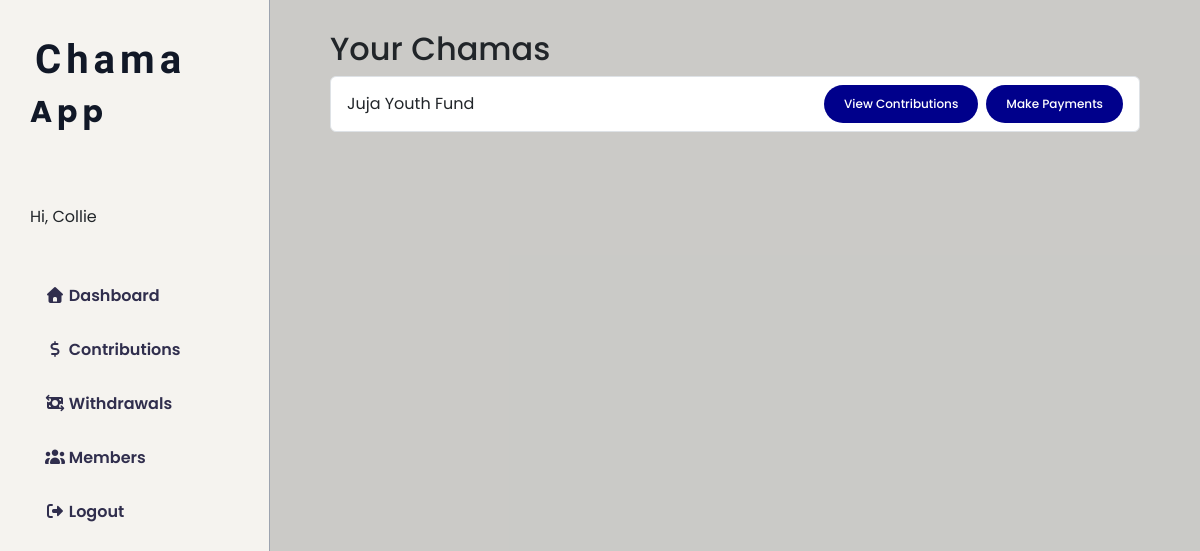
The page /contributions/ (signed in) on the database as committed earlier.
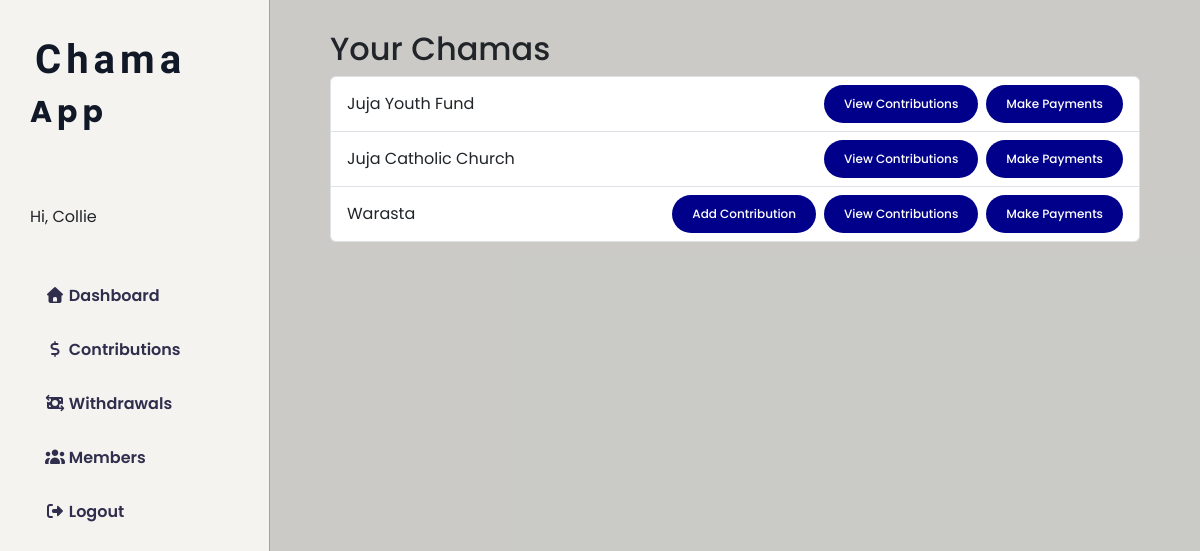
The same page on the database as committed later.
### app/models.py (models this page shows, shortened)
class Member(models.Model):
    ROLE_CHOICES = [
        ('leader', 'Leader'),
        ('member', 'Member'),
    ]
    user = models.ForeignKey(settings.AUTH_USER_MODEL, on_delete=models.CASCADE)
    chama = models.ForeignKey('Chama', on_delete=models.CASCADE, related_name='members')
    role = models.CharField(max_length=15, choices=ROLE_CHOICES, default='member')
    joined_at = models.DateTimeField(auto_now_add=True)
    class Meta:
        unique_together = ('user', 'chama') # prevents duplicate membership
    """
    How Member Management Works:

    1. When someone creates a Chama, they are automatically assigned as Leader in the Member table.
    2. The Leader can later invite/add members by selecting existing users or entering their email/username.
    3. Each user can belong to multiple Chamas.
    """

class Chama(models.Model):
    name = models.CharField(max_length=255)
    description = models.TextField(blank=True, null=True)
    created_by = models.ForeignKey(
        settings.AUTH_USER_MODEL,
        on_delete=models.CASCADE,
        related_name='chamas_created'
    )
    created_at = models.DateTimeField(auto_now_add=True)
    account_number = models.CharField(max_length=50, unique=True, blank=True, null=True)

### app/views.py (the view)
# urls.py: path('contributions/', views.contributions_overview, name='contributions_overview'),
@login_required
def contributions_overview(request):
    memberships = Member.objects.filter(user=request.user).select_related('chama')
    context = {'memberships': memberships}
    return render(request, 'app/contributions_overview.html', context)

### app/templates/app/contributions_overview.html (shortened to what this page needs)
{% extends 'app/base.html' %}
{% block content %}
<section class="contribution section">
  <div class="container-wrapper">
    <h2>Your Chamas</h2>
    <ul class="list-group">
      {% for membership in memberships %}
      <li
        class="list-group-item d-flex justify-content-between align-items-center"
      >
        <span>{{ membership.chama.name }}</span>
        <div class="btn-toolbar d-flex gap-2">
          {% if membership.role == 'leader' %}
          <a
            href="{% url 'add_contribution' membership.chama.id %}"
            class="btn btn-sm btn-success"
          >
            Add Contribution
          </a>
          {% endif %}
          <a
            href="{% url 'contributions_list' membership.chama.id %}"
            class="btn btn-sm btn-outline-primary"
          >
            View Contributions
          </a>
          <a
            href="{% url 'contributions_list' membership.chama.id %}"
            class="btn btn-sm btn-outline-primary"
          >
            Make Payments
          </a>
        </div>
      </li>
      {% empty %}
      <li class="list-group-item">You don’t belong to any chama yet.</li>
      {% endfor %}
    </ul>
  </div>
</section>
{% endblock %}

Rows that differ between the two databases and show on the page:
added Member: chama.name "Juja Catholic Church"
added Member: chama.name "Warasta", role "Add Contribution"
